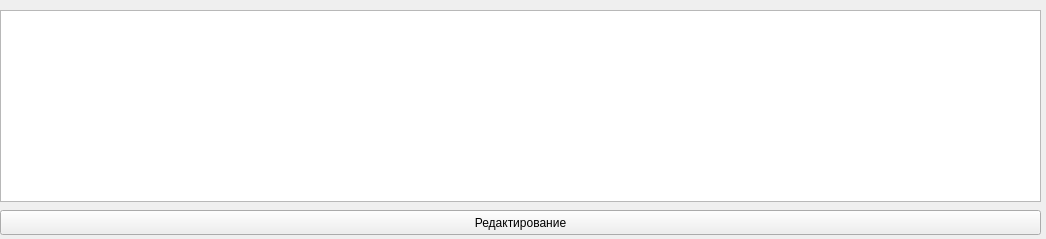
<?xml version="1.0" encoding="UTF-8"?>
<ui version="4.0">
 <class>MainWindow</class>
 <widget class="QMainWindow" name="MainWindow">
  <property name="geometry">
   <rect>
    <x>0</x>
    <y>0</y>
    <width>1046</width>
    <height>239</height>
   </rect>
  </property>
  <property name="windowTitle">
   <string>Капучино</string>
  </property>
  <widget class="QWidget" name="centralwidget">
   <widget class="QTableWidget" name="result">
    <property name="geometry">
     <rect>
      <x>0</x>
      <y>10</y>
      <width>1041</width>
      <height>192</height>
     </rect>
    </property>
   </widget>
   <widget class="QPushButton" name="editBtn">
    <property name="geometry">
     <rect>
      <x>0</x>
      <y>210</y>
      <width>1041</width>
      <height>25</height>
     </rect>
    </property>
    <property name="text">
     <string>Редактирование</string>
    </property>
   </widget>
  </widget>
 </widget>
 <resources/>
 <connections/>
</ui>
